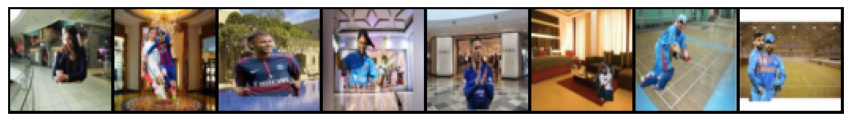
#> input picture Images/D0527_S14_Test_11_624_FGBG.jpg, 851 x 121 px, given in place of Img70_depth.jpg, which was not available
$ jupyter execute --allow-errors EVA4P1_S15_OpenCV_FG_Identification_V1.ipynb
#> lines starting #> are read from the running program, lines starting #| are printed output that depends on the picture; after the words box and inside, x2 and y2 are one past the last pixel; in counts of white or black regions, pixels touching at a corner belong together; pictures that were not available may be replaced by others from this repository, and a replacement may not be noted
[cell 1]
from google.colab import drive
drive.mount('/content/gdrive')

[cell 2]
import os
import glob
import argparse
import matplotlib
from zipfile import ZipFile
import zipfile
import numpy as np
import matplotlib.pyplot as plt
import seaborn as sns
from PIL import Image
import io
import skimage
from skimage.transform import resize
from itertools import groupby
import cv2
from tqdm.auto import tqdm
from pathlib import Path
from time import time
from datetime import datetime
import gc
sns.set()
from numpy import asarray

#> (a cell that did not finish here is left out)

[cell 4]
lst = []
for i in range(10):
    x = np.random.randint(low=1, high=400000, size=1)[0]
    lst.append(x)
lst

#> (a cell that did not finish here is left out)

#> (a cell that did not finish here is left out)

#> (a cell that did not finish here is left out)

#> (a cell that did not finish here is left out)

#> (a cell that did not finish here is left out)

#> (a cell that did not finish here is left out)

#> (a cell that did not finish here is left out)

#> (a cell that did not finish here is left out)

[cell 13]
lst

[cell 14]
image_bg_depth = cv2.imread('/content/gdrive/My Drive/Img70_depth.jpg',0)
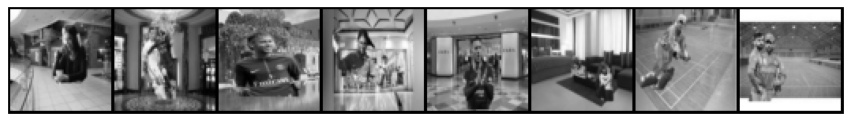
#> image_bg_depth: shape (121, 851); min 0, max 255, mean 135.3

[cell 15]
image_bg_depth.shape
#> Out = (121, 851)

[cell 16]
image_fg_bg_depth = cv2.imread('/content/gdrive/My Drive/Img_fg_bg_155634_depth.jpg',0)
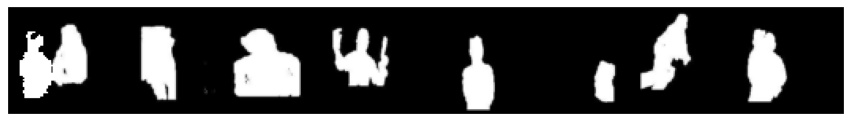
#> input picture Images/D0527_S14_Test_11_624_MA.jpg, 851 x 121 px, given in place of Img_fg_bg_155634_depth.jpg, which was not available
#> image_fg_bg_depth is the input picture: shape (121, 851); min 0, max 255, mean 75.3

[cell 17]
image_fg_bg_depth.shape
#> Out = (121, 851)

[cell 18]
delta_image = image_fg_bg_depth - image_bg_depth
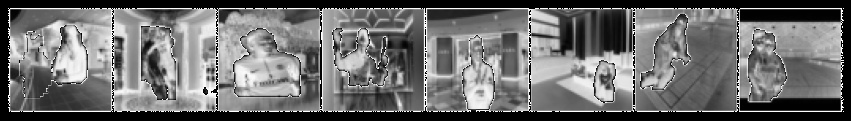
#> delta_image: shape (121, 851); min 0, max 255, mean 109.8

[cell 19]
delta_image.shape
#> Out = (121, 851)

[cell 20]
from google.colab.patches import cv2_imshow

[cell 21]
cv2_imshow(delta_image)

[cell 22]
contour_image = delta_image.copy()
contour_image.shape
#> Out = (121, 851)

[cell 23]
ret, thresh = cv2.threshold(contour_image, 127, 255, 0)
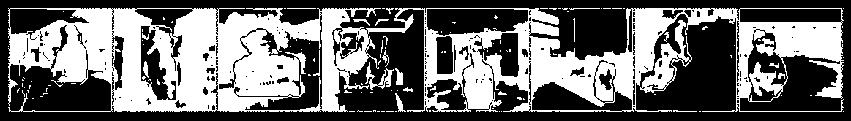
#> thresh: shape (121, 851); 42.8% white; 117 white regions (96 under 20 px)

[cell 24]
#contours, _ = cv2.findContours(countour_image,cv2.RETR_EXTERNAL,cv2.CHAIN_APPROX_NONE)
contours, _ = cv2.findContours(thresh,cv2.RETR_TREE,cv2.CHAIN_APPROX_NONE)
#> contours = 465 contours, 367 with area under 20; largest, box (x1, y1, x2, y2) and area: (8, 8, 844, 112) 57608, (244, 14, 323, 111) 2474, (426, 8, 529, 37) 2328, (531, 81, 633, 112) 1683, (739, 8, 843, 23) 1427

[cell 25]
len(contours)
#> Out = 465

[cell 26]
out_mask = np.zeros_like(contour_image)
out_mask.shape
#> Out = (121, 851)
